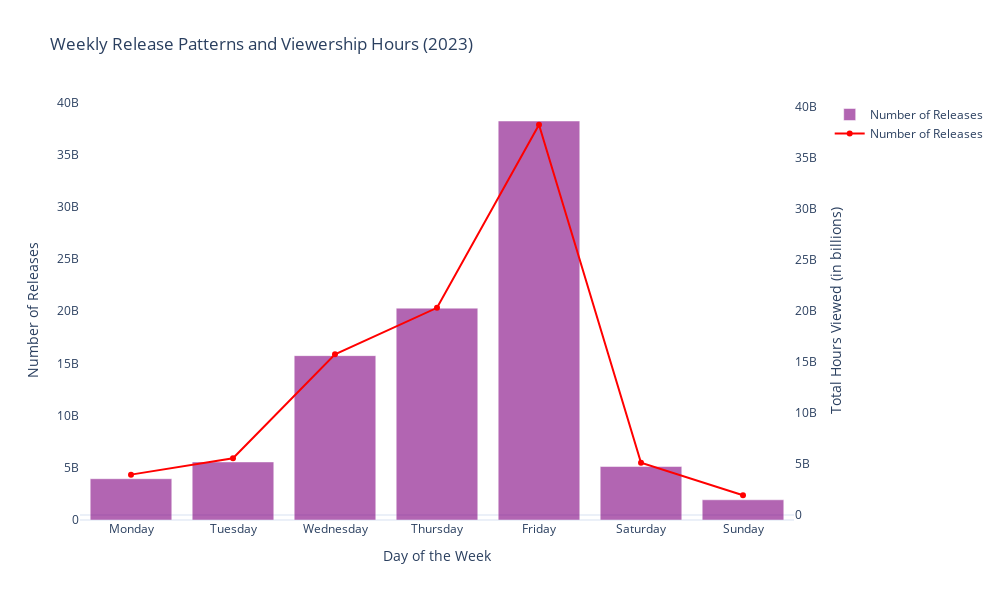

Here is the notebook cell this chart was saved with:
### Markdown cell above
Next, let’s explore whether Netflix has a preference for releasing content on specific weekdays and how this influences viewership patterns:

### Code cell
df['Release Day']=df['Release Date'].dt.day_name()

weekday_releases=df['Release Day'].value_counts().reindex(
    ['Monday', 'Tuesday', 'Wednesday', 'Thursday', 'Friday', 'Saturday', 'Sunday']
)

# aggregate viewership hours by day of the week
weekday_viewership=df.groupby('Release Day')['Hours Viewed'].sum().reindex(
    ['Monday', 'Tuesday', 'Wednesday', 'Thursday', 'Friday', 'Saturday', 'Sunday']
)

fig=go.Figure()

fig.add_trace(
    go.Bar(
        x=weekday_viewership.index,
        y=weekday_viewership.values,
        name='Number of Releases',
        marker_color='purple',
        opacity=0.6,
        yaxis='y1'
    )
)

fig.add_trace(
    go.Scatter(
        x=weekday_viewership.index,
        y=weekday_viewership.values,
        name='Number of Releases',
        mode='lines+markers',
        marker=dict(color='red'),
        line=dict(color='red'),
        yaxis='y2'
    )
)

fig.update_layout(
    title='Weekly Release Patterns and Viewership Hours (2023)',
    xaxis=dict(
        title='Day of the Week',
        categoryorder='array',
        categoryarray=['Monday', 'Tuesday', 'Wednesday', 'Thursday', 'Friday', 'Saturday', 'Sunday'],
    ),
    yaxis=dict(
        title='Number of Releases',
        showgrid=False,
        side='left'
    ),
    yaxis2=dict(
        title='Total Hours Viewed (in billions)',
        overlaying='y',
        side='right',
        showgrid=False
    ),
    legend=dict(
        x=1.05,
        y=1,
        orientation='v',
        xanchor='left'
    ),
    height=600,
    width=1000
)

fig.show()

### Figure 1 — Plotly figure (JSON) as saved in the notebook; plotly's stock layout.template omitted (floating-point values rounded to 4 significant figures)
{"data": [{"marker": {"color": "purple"}, "name": "Number of Releases", "opacity": 0.6, "type": "bar", "x": ["Monday", "Tuesday", "Wednesday", "Thursday", "Friday", "Saturday", "Sunday"], "y": [3954500000, 5562300000, 15744100000, 20292800000, 38217200000, 5121800000, 1935300000], "yaxis": "y"}, {"line": {"color": "red"}, "marker": {"color": "red"}, "mode": "lines+markers", "name": "Number of Releases", "type": "scatter", "x": ["Monday", "Tuesday", "Wednesday", "Thursday", "Friday", "Saturday", "Sunday"], "y": [3954500000, 5562300000, 15744100000, 20292800000, 38217200000, 5121800000, 1935300000], "yaxis": "y2"}], "layout": {"height": 600, "legend": {"orientation": "v", "x": 1.05, "xanchor": "left", "y": 1}, "title": {"text": "Weekly Release Patterns and Viewership Hours (2023)"}, "width": 1000, "xaxis": {"categoryarray": ["Monday", "Tuesday", "Wednesday", "Thursday", "Friday", "Saturday", "Sunday"], "categoryorder": "array", "title": {"text": "Day of the Week"}}, "yaxis": {"showgrid": false, "side": "left", "title": {"text": "Number of Releases"}}, "yaxis2": {"overlaying": "y", "showgrid": false, "side": "right", "title": {"text": "Total Hours Viewed (in billions)"}}}}
